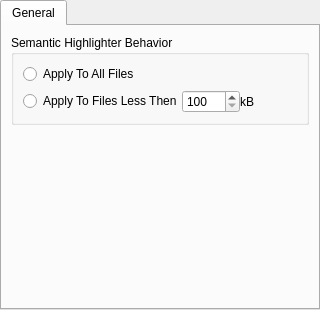
<?xml version="1.0" encoding="UTF-8"?>
<ui version="4.0">
 <class>CppEditorSettingsWidget</class>
 <widget class="QWidget" name="CppEditorSettingsWidget">
  <property name="geometry">
   <rect>
    <x>0</x>
    <y>0</y>
    <width>320</width>
    <height>310</height>
   </rect>
  </property>
  <property name="windowTitle">
   <string>Form</string>
  </property>
  <layout class="QVBoxLayout" name="verticalLayout_3">
   <property name="spacing">
    <number>0</number>
   </property>
   <property name="leftMargin">
    <number>0</number>
   </property>
   <property name="topMargin">
    <number>0</number>
   </property>
   <property name="rightMargin">
    <number>0</number>
   </property>
   <property name="bottomMargin">
    <number>0</number>
   </property>
   <item>
    <widget class="QTabWidget" name="tabWidget">
     <property name="currentIndex">
      <number>0</number>
     </property>
     <widget class="QWidget" name="tab_2">
      <attribute name="title">
       <string>General</string>
      </attribute>
      <layout class="QVBoxLayout" name="verticalLayout_2">
       <item>
        <widget class="QGroupBox" name="groupBox">
         <property name="title">
          <string>Semantic Highlighter Behavior</string>
         </property>
         <property name="flat">
          <bool>false</bool>
         </property>
         <property name="checkable">
          <bool>false</bool>
         </property>
         <layout class="QVBoxLayout" name="verticalLayout">
          <item>
           <widget class="QRadioButton" name="SHApplyToAllRadioButton">
            <property name="text">
             <string>Apply To All Files</string>
            </property>
           </widget>
          </item>
          <item>
           <layout class="QHBoxLayout" name="horizontalLayout">
            <property name="spacing">
             <number>0</number>
            </property>
            <item>
             <widget class="QRadioButton" name="SHApplyToLessThenRadioButton">
              <property name="text">
               <string>Apply To Files Less Then</string>
              </property>
             </widget>
            </item>
            <item>
             <widget class="QSpinBox" name="minSizeSpinBox">
              <property name="minimum">
               <number>100</number>
              </property>
              <property name="maximum">
               <number>4000</number>
              </property>
             </widget>
            </item>
            <item>
             <widget class="QLabel" name="dimSizeLabel">
              <property name="text">
               <string>kB</string>
              </property>
             </widget>
            </item>
           </layout>
          </item>
         </layout>
        </widget>
       </item>
       <item>
        <spacer name="verticalSpacer">
         <property name="orientation">
          <enum>Qt::Vertical</enum>
         </property>
         <property name="sizeHint" stdset="0">
          <size>
           <width>20</width>
           <height>40</height>
          </size>
         </property>
        </spacer>
       </item>
      </layout>
     </widget>
    </widget>
   </item>
  </layout>
 </widget>
 <resources/>
 <connections/>
</ui>
